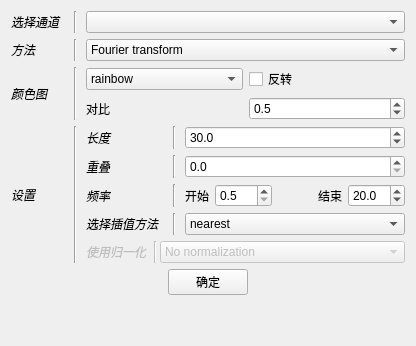
              <widget class="QWidget" name="_spec_page">
               <layout class="QVBoxLayout" name="verticalLayout_35">
                <item>
                 <layout class="QGridLayout" name="gridLayout_4">
                  <property name="topMargin">
                   <number>0</number>
                  </property>
                  <item row="1" column="2">
                   <widget class="QComboBox" name="_PanSpecMethod">
                    <property name="toolTip">
                     <string>&lt;html&gt;&lt;head/&gt;&lt;body&gt;&lt;p&gt;Computation method for the spectrogram&lt;/p&gt;&lt;/body&gt;&lt;/html&gt;</string>
                    </property>
                    <item>
                     <property name="text">
                      <string>Fourier transform</string>
                     </property>
                    </item>
                    <item>
                     <property name="text">
                      <string>Wavelet</string>
                     </property>
                    </item>
                    <item>
                     <property name="text">
                      <string>Multitaper</string>
                     </property>
                    </item>
                   </widget>
                  </item>
                  <item row="0" column="0">
                   <widget class="QLabel" name="label_54">
                    <property name="font">
                     <font>
                      <italic>true</italic>
                      <stylestrategy>PreferDefault</stylestrategy>
                      <kerning>true</kerning>
                     </font>
                    </property>
                    <property name="text">
                     <string>选择通道</string>
                    </property>
                   </widget>
                  </item>
                  <item row="1" column="1">
                   <widget class="Line" name="line_17">
                    <property name="minimumSize">
                     <size>
                      <width>10</width>
                      <height>0</height>
                     </size>
                    </property>
                    <property name="orientation">
                     <enum>Qt::Vertical</enum>
                    </property>
                   </widget>
                  </item>
                  <item row="1" column="0">
                   <widget class="QLabel" name="label_73">
                    <property name="font">
                     <font>
                      <italic>true</italic>
                      <stylestrategy>PreferDefault</stylestrategy>
                      <kerning>true</kerning>
                     </font>
                    </property>
                    <property name="text">
                     <string>方法</string>
                    </property>
                   </widget>
                  </item>
                  <item row="2" column="1">
                   <widget class="Line" name="line_18">
                    <property name="minimumSize">
                     <size>
                      <width>10</width>
                      <height>0</height>
                     </size>
                    </property>
                    <property name="orientation">
                     <enum>Qt::Vertical</enum>
                    </property>
                   </widget>
                  </item>
                  <item row="3" column="0">
                   <widget class="QLabel" name="label_55">
                    <property name="font">
                     <font>
                      <italic>true</italic>
                      <stylestrategy>PreferDefault</stylestrategy>
                      <kerning>true</kerning>
                     </font>
                    </property>
                    <property name="text">
                     <string>设置</string>
                    </property>
                   </widget>
                  </item>
                  <item row="3" column="1">
                   <widget class="Line" name="line_29">
                    <property name="minimumSize">
                     <size>
                      <width>10</width>
                      <height>0</height>
                     </size>
                    </property>
                    <property name="orientation">
                     <enum>Qt::Vertical</enum>
                    </property>
                   </widget>
                  </item>
                  <item row="0" column="2">
                   <widget class="QComboBox" name="_PanSpecChan">
                    <property name="toolTip">
                     <string>&lt;html&gt;&lt;head/&gt;&lt;body&gt;&lt;p&gt;Select the channel on which to compute the spectrogram&lt;/p&gt;&lt;/body&gt;&lt;/html&gt;</string>
                    </property>
                   </widget>
                  </item>
                  <item row="0" column="1">
                   <widget class="Line" name="line_8">
                    <property name="minimumSize">
                     <size>
                      <width>10</width>
                      <height>0</height>
                     </size>
                    </property>
                    <property name="orientation">
                     <enum>Qt::Vertical</enum>
                    </property>
                   </widget>
                  </item>
                  <item row="2" column="0">
                   <widget class="QLabel" name="label_29">
                    <property name="font">
                     <font>
                      <italic>true</italic>
                      <stylestrategy>PreferDefault</stylestrategy>
                      <kerning>true</kerning>
                     </font>
                    </property>
                    <property name="text">
                     <string>颜色图</string>
                    </property>
                   </widget>
                  </item>
                  <item row="2" column="2">
                   <layout class="QGridLayout" name="gridLayout_6">
                    <item row="0" column="0">
                     <widget class="QComboBox" name="_PanSpecCmap">
                      <property name="toolTip">
                       <string>&lt;html&gt;&lt;head/&gt;&lt;body&gt;&lt;p&gt;Colormap for the spectrogram&lt;/p&gt;&lt;/body&gt;&lt;/html&gt;</string>
                      </property>
                      <item>
                       <property name="text">
                        <string>rainbow</string>
                       </property>
                      </item>
                     </widget>
                    </item>
                    <item row="0" column="1">
                     <widget class="QCheckBox" name="_PanSpecCmapInv">
                      <property name="text">
                       <string>反转</string>
                      </property>
                     </widget>
                    </item>
                    <item row="1" column="0">
                     <widget class="QLabel" name="label_24">
                      <property name="text">
                       <string>对比</string>
                      </property>
                     </widget>
                    </item>
                    <item row="1" column="1">
                     <widget class="QDoubleSpinBox" name="_PanSpecCon">
                      <property name="toolTip">
                       <string>&lt;html&gt;&lt;head/&gt;&lt;body&gt;&lt;p&gt;Change the contrast of the spectrogram&lt;/p&gt;&lt;/body&gt;&lt;/html&gt;</string>
                      </property>
                      <property name="decimals">
                       <number>1</number>
                      </property>
                      <property name="minimum">
                       <double>0.000000000000000</double>
                      </property>
                      <property name="maximum">
                       <double>1.000000000000000</double>
                      </property>
                      <property name="singleStep">
                       <double>0.100000000000000</double>
                      </property>
                      <property name="value">
                       <double>0.500000000000000</double>
                      </property>
                     </widget>
                    </item>
                   </layout>
                  </item>
                  <item row="3" column="2">
                   <layout class="QGridLayout" name="gridLayout_12">
                    <item row="5" column="2">
                     <spacer name="horizontalSpacer">
                      <property name="orientation">
                       <enum>Qt::Horizontal</enum>
                      </property>
                      <property name="sizeHint" stdset="0">
                       <size>
                        <width>40</width>
                        <height>0</height>
                       </size>
                      </property>
                     </spacer>
                    </item>
                    <item row="0" column="1">
                     <widget class="Line" name="line_31">
                      <property name="minimumSize">
                       <size>
                        <width>10</width>
                        <height>0</height>
                       </size>
                      </property>
                      <property name="orientation">
                       <enum>Qt::Vertical</enum>
                      </property>
                     </widget>
                    </item>
                    <item row="3" column="0">
                     <widget class="QLabel" name="label_74">
                      <property name="font">
                       <font>
                        <italic>true</italic>
                        <stylestrategy>PreferDefault</stylestrategy>
                        <kerning>true</kerning>
                       </font>
                      </property>
                      <property name="text">
                       <string>选择插值方法</string>
                      </property>
                     </widget>
                    </item>
                    <item row="3" column="2">
                     <widget class="QComboBox" name="_PanSpecInterp">
                      <property name="toolTip">
                       <string>&lt;html&gt;&lt;head/&gt;&lt;body&gt;&lt;p&gt;Select to channel used for the spectrogram&lt;/p&gt;&lt;/body&gt;&lt;/html&gt;</string>
                      </property>
                      <item>
                       <property name="text">
                        <string>nearest</string>
                       </property>
                      </item>
                      <item>
                       <property name="text">
                        <string>bilinear</string>
                       </property>
                      </item>
                      <item>
                       <property name="text">
                        <string>gaussian</string>
                       </property>
                      </item>
                      <item>
                       <property name="text">
                        <string>hanning</string>
                       </property>
                      </item>
                      <item>
                       <property name="text">
                        <string>hamming</string>
                       </property>
                      </item>
                      <item>
                       <property name="text">
                        <string>kaiser</string>
                       </property>
                      </item>
                      <item>
                       <property name="text">
                        <string>quadric</string>
                       </property>
                      </item>
                      <item>
                       <property name="text">
                        <string>bicubic</string>
                       </property>
                      </item>
                      <item>
                       <property name="text">
                        <string>bessel</string>
                       </property>
                      </item>
                      <item>
                       <property name="text">
                        <string>blackman</string>
                       </property>
                      </item>
                     </widget>
                    </item>
                    <item row="1" column="0">
                     <widget class="QLabel" name="label_15">
                      <property name="font">
                       <font>
                        <italic>true</italic>
                        <stylestrategy>PreferDefault</stylestrategy>
                        <kerning>true</kerning>
                       </font>
                      </property>
                      <property name="text">
                       <string>重叠</string>
                      </property>
                     </widget>
                    </item>
                    <item row="0" column="2">
                     <widget class="QDoubleSpinBox" name="_PanSpecNfft">
                      <property name="toolTip">
                       <string>&lt;html&gt;&lt;head/&gt;&lt;body&gt;&lt;p&gt;Length of each time window for computing the spectrogram&lt;/p&gt;&lt;/body&gt;&lt;/html&gt;</string>
                      </property>
                      <property name="decimals">
                       <number>1</number>
                      </property>
                      <property name="minimum">
                       <double>0.100000000000000</double>
                      </property>
                      <property name="maximum">
                       <double>1000.000000000000000</double>
                      </property>
                      <property name="value">
                       <double>30.000000000000000</double>
                      </property>
                     </widget>
                    </item>
                    <item row="3" column="1">
                     <widget class="Line" name="line_34">
                      <property name="minimumSize">
                       <size>
                        <width>10</width>
                        <height>0</height>
                       </size>
                      </property>
                      <property name="orientation">
                       <enum>Qt::Vertical</enum>
                      </property>
                     </widget>
                    </item>
                    <item row="1" column="2">
                     <widget class="QDoubleSpinBox" name="_PanSpecStep">
                      <property name="toolTip">
                       <string>&lt;html&gt;&lt;head/&gt;&lt;body&gt;&lt;p&gt;Overlap between each consecutive windows (e.g 0 mean no overlap and 0,50 mean 50% overlap)&lt;/p&gt;&lt;/body&gt;&lt;/html&gt;</string>
                      </property>
                      <property name="decimals">
                       <number>1</number>
                      </property>
                      <property name="maximum">
                       <double>0.800000000000000</double>
                      </property>
                      <property name="singleStep">
                       <double>0.100000000000000</double>
                      </property>
                      <property name="value">
                       <double>0.000000000000000</double>
                      </property>
                     </widget>
                    </item>
                    <item row="1" column="1">
                     <widget class="Line" name="line_32">
                      <property name="minimumSize">
                       <size>
                        <width>10</width>
                        <height>0</height>
                       </size>
                      </property>
                      <property name="orientation">
                       <enum>Qt::Vertical</enum>
                      </property>
                     </widget>
                    </item>
                    <item row="2" column="2">
                     <layout class="QHBoxLayout" name="horizontalLayout_24">
                      <item>
                       <widget class="QLabel" name="label_16">
                        <property name="text">
                         <string>开始</string>
                        </property>
                       </widget>
                      </item>
                      <item>
                       <widget class="QDoubleSpinBox" name="_PanSpecFstart">
                        <property name="toolTip">
                         <string>&lt;html&gt;&lt;head/&gt;&lt;body&gt;&lt;p&gt;Starting frequency for the spectrogram&lt;/p&gt;&lt;/body&gt;&lt;/html&gt;</string>
                        </property>
                        <property name="decimals">
                         <number>1</number>
                        </property>
                        <property name="minimum">
                         <double>0.500000000000000</double>
                        </property>
                        <property name="maximum">
                         <double>190.000000000000000</double>
                        </property>
                       </widget>
                      </item>
                      <item>
                       <spacer name="horizontalSpacer_7">
                        <property name="orientation">
                         <enum>Qt::Horizontal</enum>
                        </property>
                        <property name="sizeHint" stdset="0">
                         <size>
                          <width>40</width>
                          <height>20</height>
                         </size>
                        </property>
                       </spacer>
                      </item>
                      <item>
                       <widget class="QLabel" name="label_17">
                        <property name="text">
                         <string>结束</string>
                        </property>
                       </widget>
                      </item>
                      <item>
                       <widget class="QDoubleSpinBox" name="_PanSpecFend">
                        <property name="toolTip">
                         <string>&lt;html&gt;&lt;head/&gt;&lt;body&gt;&lt;p&gt;Ending frequency for the spectrogram&lt;/p&gt;&lt;/body&gt;&lt;/html&gt;</string>
                        </property>
                        <property name="decimals">
                         <number>1</number>
                        </property>
                        <property name="minimum">
                         <double>0.100000000000000</double>
                        </property>
                        <property name="maximum">
                         <double>200.000000000000000</double>
                        </property>
                        <property name="value">
                         <double>20.000000000000000</double>
                        </property>
                       </widget>
                      </item>
                     </layout>
                    </item>
                    <item row="0" column="0">
                     <widget class="QLabel" name="label_14">
                      <property name="font">
                       <font>
                        <italic>true</italic>
                        <stylestrategy>PreferDefault</stylestrategy>
                        <kerning>true</kerning>
                       </font>
                      </property>
                      <property name="text">
                       <string>长度</string>
                      </property>
                     </widget>
                    </item>
                    <item row="2" column="1">
                     <widget class="Line" name="line_33">
                      <property name="minimumSize">
                       <size>
                        <width>10</width>
                        <height>0</height>
                       </size>
                      </property>
                      <property name="orientation">
                       <enum>Qt::Vertical</enum>
                      </property>
                     </widget>
                    </item>
                    <item row="2" column="0">
                     <widget class="QLabel" name="label_32">
                      <property name="font">
                       <font>
                        <italic>true</italic>
                        <stylestrategy>PreferDefault</stylestrategy>
                        <kerning>true</kerning>
                       </font>
                      </property>
                      <property name="text">
                       <string>频率</string>
                      </property>
                     </widget>
                    </item>
                    <item row="4" column="0" colspan="3">
                     <widget class="QWidget" name="_PanSpecNormW" native="true">
                      <property name="enabled">
                       <bool>false</bool>
                      </property>
                      <property name="minimumSize">
                       <size>
                        <width>0</width>
                        <height>20</height>
                       </size>
                      </property>
                      <layout class="QGridLayout" name="gridLayout_5">
                       <property name="leftMargin">
                        <number>0</number>
                       </property>
                       <property name="topMargin">
                        <number>0</number>
                       </property>
                       <property name="rightMargin">
                        <number>0</number>
                       </property>
                       <property name="bottomMargin">
                        <number>0</number>
                       </property>
                       <property name="spacing">
                        <number>0</number>
                       </property>
                       <item row="0" column="1">
                        <widget class="Line" name="line_35">
                         <property name="minimumSize">
                          <size>
                           <width>10</width>
                           <height>0</height>
                          </size>
                         </property>
                         <property name="orientation">
                          <enum>Qt::Vertical</enum>
                         </property>
                        </widget>
                       </item>
                       <item row="0" column="2">
                        <widget class="QComboBox" name="_PanSpecNorm">
                         <property name="toolTip">
                          <string>&lt;html&gt;&lt;head/&gt;&lt;body&gt;&lt;p&gt;Select to channel used for the spectrogram&lt;/p&gt;&lt;/body&gt;&lt;/html&gt;</string>
                         </property>
                         <item>
                          <property name="text">
                           <string>No normalization</string>
                          </property>
                         </item>
                         <item>
                          <property name="text">
                           <string>Subtract the mean</string>
                          </property>
                         </item>
                         <item>
                          <property name="text">
                           <string>Divide by the mean</string>
                          </property>
                         </item>
                         <item>
                          <property name="text">
                           <string>Subtract then divide by the mean</string>
                          </property>
                         </item>
                         <item>
                          <property name="text">
                           <string>Z-score</string>
                          </property>
                         </item>
                        </widget>
                       </item>
                       <item row="0" column="0">
                        <widget class="QLabel" name="label_75">
                         <property name="font">
                          <font>
                           <italic>true</italic>
                           <stylestrategy>PreferDefault</stylestrategy>
                           <kerning>true</kerning>
                          </font>
                         </property>
                         <property name="text">
                          <string>使用归一化 </string>
                         </property>
                        </widget>
                       </item>
                       <item row="1" column="2">
                        <spacer name="horizontalSpacer_27">
                         <property name="orientation">
                          <enum>Qt::Horizontal</enum>
                         </property>
                         <property name="sizeHint" stdset="0">
                          <size>
                           <width>40</width>
                           <height>0</height>
                          </size>
                         </property>
                        </spacer>
                       </item>
                      </layout>
                     </widget>
                    </item>
                   </layout>
                  </item>
                 </layout>
                </item>
                <item>
                 <layout class="QHBoxLayout" name="horizontalLayout_25">
                  <item>
                   <spacer name="horizontalSpacer_10">
                    <property name="orientation">
                     <enum>Qt::Horizontal</enum>
                    </property>
                    <property name="sizeHint" stdset="0">
                     <size>
                      <width>40</width>
                      <height>20</height>
                     </size>
                    </property>
                   </spacer>
                  </item>
                  <item>
                   <widget class="QPushButton" name="_PanSpecApply">
                    <property name="toolTip">
                     <string>&lt;html&gt;&lt;head/&gt;&lt;body&gt;&lt;p&gt;Compute the spectrogram on the selected channel and using the time length, overlap, [fstart, fend], colormap and contrast.&lt;/p&gt;&lt;/body&gt;&lt;/html&gt;</string>
                    </property>
                    <property name="text">
                     <string>确定</string>
                    </property>
                   </widget>
                  </item>
                  <item>
                   <spacer name="horizontalSpacer_11">
                    <property name="orientation">
                     <enum>Qt::Horizontal</enum>
                    </property>
                    <property name="sizeHint" stdset="0">
                     <size>
                      <width>40</width>
                      <height>20</height>
                     </size>
                    </property>
                   </spacer>
                  </item>
                 </layout>
                </item>
                <item>
                 <spacer name="verticalSpacer_15">
                  <property name="orientation">
                   <enum>Qt::Vertical</enum>
                  </property>
                  <property name="sizeHint" stdset="0">
                   <size>
                    <width>20</width>
                    <height>40</height>
                   </size>
                  </property>
                 </spacer>
                </item>
               </layout>
              </widget>
